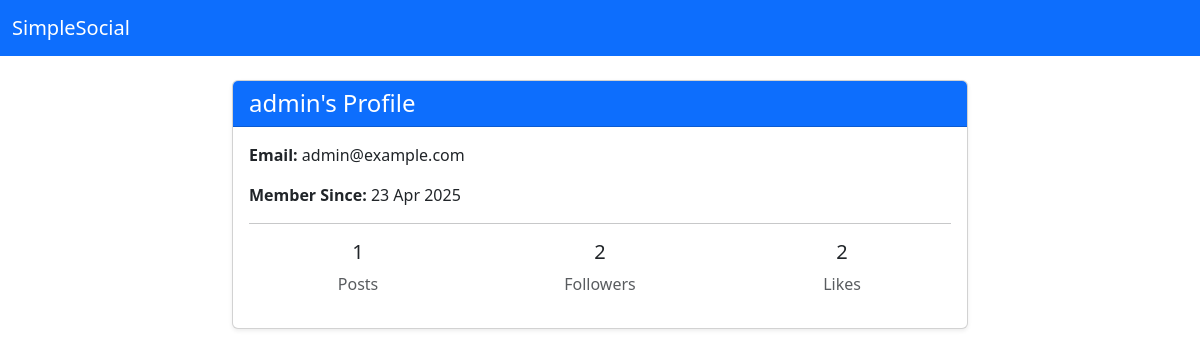
/profile/admin, run on the app's committed database.
### tables this page shows
CREATE TABLE users (
    user_id INTEGER PRIMARY KEY,
    username VARCHAR(15) UNIQUE NOT NULL,
    password VARCHAR(255) NOT NULL,
    email VARCHAR(50) UNIQUE NOT NULL,
    role TEXT NOT NULL CHECK(role IN ('admin', 'user')),
    date TIMESTAMP DEFAULT CURRENT_TIMESTAMP
);

### app.py (the view)
@app.route("/profile/<username>")
def profile(username):
    db = get_db()
    user = get_stats(db, username)
    date = user["date"]
    date = datetime.fromisoformat(user["date"])
    if not user:
        abort(404)
    return render_template('profile.html', user=user, date=date)

### app.py (called while the page is built)
def get_db():
    if not hasattr(g, "_database"):
        print("Creating new database connection")
        g._database = create_connection(database)
    return g._database

@app.teardown_appcontext
def teardown_db(error):
    db = getattr(g, '_database', None)
    if db is not None:
        print("Closing database connection")
        db.close()

### setup_db.py (called while the page is built)
def create_connection(db_file):
    conn = None
    try:
        conn = sqlite3.connect(db_file)
        return conn
    except Error as e:
        print(f"Error: {e}")
    return conn

def get_stats(conn, username):
    try:
        conn.row_factory = sqlite3.Row
        cur = conn.cursor()
        sql = """
        SELECT u.username, u.email, u.date,
        COUNT(DISTINCT p.post_id) AS total_posts,
        COUNT(DISTINCT f.follower_user_id) AS total_followers,
        COUNT(DISTINCT l.like_id) AS total_likes
        FROM users u
        LEFT JOIN posts p ON u.user_id = p.user_id
        LEFT JOIN followers f ON u.user_id = f.user_id
        LEFT JOIN
        likes l ON u.user_id = l.user_id
        WHERE u.username = ?
        GROUP BY u.user_id;
        """
        cur.execute(sql, (username,))
        result = cur.fetchone()
        if result is None:
            print(f"No user found with email: {username}")
            return None
        cur.close()
        return result
    except Error as e:
        print(f"Error: {e}")
        return None

### templates/profile.html (shortened to what this page needs)
{% extends "base.html" %}
{% block content %}
<div class="row justify-content-center">
    <div class="col-md-8">
        <div class="card shadow-sm">
            <div class="card-header bg-primary text-white">
                <h4 class="mb-0">{{ user.username }}'s Profile</h4>
            </div>
            <div class="card-body">
                <p><strong>Email:</strong> {{ user.email }}</p>
                <p><strong>Member Since:</strong> {{ date.strftime('%d %b %Y') }}</p>
                <hr>
                <div class="row text-center">
                    <div class="col">
                        <h5>{{ user.total_posts }}</h5>
                        <p class="text-muted">Posts</p>
                    </div>
                    <div class="col">
                        <h5>{{ user.total_followers }}</h5>
                        <p class="text-muted">Followers</p>
                    </div>
                    <div class="col">
                        <h5>{{ user.total_likes }}</h5>
                        <p class="text-muted">Likes</p>
                    </div>
                </div>
            </div>
        </div>
    </div>
</div>
{% endblock %}

### data on the page
users: username "admin", email "admin@example.com", strftime "23 Apr 2025"

### other printed values
{{ user.total_posts }} "1"
{{ user.total_followers }} "2"
{{ user.total_likes }} "2"
